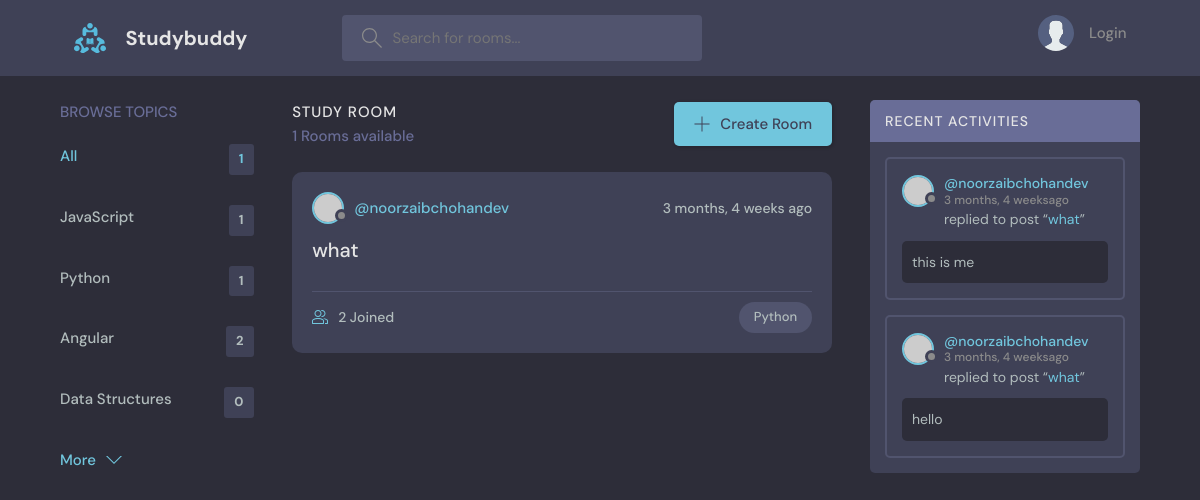
Page /?q=Python on the committed database.
### base/models.py (models this page shows, shortened)
class Topic(models.Model):
    name = models.CharField(max_length=200)

class Room(models.Model):
    host = models.ForeignKey(User, on_delete = models.SET_NULL, null= True)
    topic = models.ForeignKey(Topic, on_delete = models.SET_NULL, null = True)
    name = models.CharField(max_length=200)
    description = models.TextField(null=True,blank=True)
    participants = models.ManyToManyField(User, related_name='participants', blank=True)
    updated = models.DateTimeField(auto_now=True)
    created = models.DateTimeField(auto_now_add= True)
    class Meta:
        ordering = ['-updated','-created']
    def __str__(self):
        return self.name

class Message(models.Model):
    user = models.ForeignKey(User,on_delete = models.CASCADE)
    room = models.ForeignKey(Room, on_delete = models.CASCADE)
    body = models.TextField(default='')
    updated = models.DateTimeField(auto_now = True)
    created = models.DateTimeField(auto_now_add = True)
    class Meta:
        ordering = ['-updated','-created']

### base/views.py (the view)
# urls.py: path('', views.HomeView.as_view() , name="home"),
class HomeView(View):
    template_name = 'base/home.html'
    def get(self,request):
        q = request.GET.get('q','')
        rooms = Room.objects.filter(
            Q(topic__name__icontains=q) |  # Q () is used for & , | operations in query
            Q(name__icontains=q) |
            Q(description__icontains=q)
        )
        topics = Topic.objects.all()[0:4] #this is only preview 5 topics by default
        room_count = rooms.count() #logic for showing total rooms
        room_messages = Message.objects.filter(Q(room__topic__name__icontains=q))
        context = {'rooms': rooms,'topics': topics, 'room_count':room_count, 'room_messages' :room_messages}
        return render(request, self.template_name , context)

### base/templates/base/home.html (shortened to what this page needs)
{% extends 'main.html'  %}
{% block content %}
<main class="layout layout--3">
  <div class="container">
    <div>    {% include 'base/topics_component.html' %}
    </div>
    <div class="roomList">
      <div class="roomList__header">
        <div>
          <h2>Study Room</h2>
          <p>{{room_count}} Rooms available</p>
        </div>
        <a class="btn btn--main" href="{% url 'create_room' %}">
          <svg version="1.1" xmlns="http://www.w3.org/2000/svg" width="32" height="32" viewBox="0 0 32 32">
            <title>add</title>
            <path
              d="M16.943 0.943h-1.885v14.115h-14.115v1.885h14.115v14.115h1.885v-14.115h14.115v-1.885h-14.115v-14.115z"
            ></path>
          </svg>
          Create Room
        </a>
      </div>
      {% include 'base/feed_component.html' %}
    </div>
    <div>    {% include 'base/activity_component.html' %}
    </div>
  </div>
</main>
{% endblock %}

### base/templates/base/topics_component.html
<div class="topics">
    <div class="topics__header">
      <h2>Browse Topics</h2>
    </div>
    <ul class="topics__list">
      <li>
        <a href="{% url 'home' %}" class="active">All <span>{{room_count}}</span></a>
      </li>
      {% for topic in topics %}
      <li>
        <a href="{% url 'home' %}?q={{topic.name}}">{{topic.name}}<span>{{topic.room_set.all.count}}</span></a>
      </li>
      {% endfor %}
    </ul>
    <a class="btn btn--link" href="{% url 'topics' %}">
      More
      <svg version="1.1" xmlns="http://www.w3.org/2000/svg" width="32" height="32" viewBox="0 0 32 32">
        <title>chevron-down</title>
        <path d="M16 21l-13-13h-3l16 16 16-16h-3l-13 13z"></path>
      </svg>
    </a>
  </div>

### base/templates/base/feed_component.html (shortened to what this page needs)
{% for room in rooms %}
<div class="roomListRoom">
    <div class="roomListRoom__header">
      {% if room.host %}
      <a href="{% url 'user_profile' room.host.id %}" class="roomListRoom__author">
        <div class="avatar avatar--small">
          <img src="https://randomuser.me/api/portraits/women/11.jpg" />
        </div>
        <span>@{{room.host.username}}</span>
      </a>
      {% else %}
      <span class="roomListRoom__author">Unknown User</span>
      {% endif %}
      <div class="roomListRoom__actions">
        <span>{{room.created|timesince}} ago</span>
      </div>
    </div>
    <div class="roomListRoom__content">
      <a href="{% url 'room' room.id %}">{{room.name}}</a>
    </div>
    <div class="roomListRoom__meta">
      <a href="{% url 'room' room.id %}" class="roomListRoom__joined">
        {{room.participants.all.count}} Joined
      </a>
      <p class="roomListRoom__topic">{{room.topic.name}}</p>
    </div>
  </div>
{% endfor %}

### base/templates/base/activity_component.html (shortened to what this page needs)
<div class="activities">
    <div class="activities__header">
      <h2>Recent Activities</h2>
    </div>
  {% for message in room_messages %}
    <div class="activities__box">
      <div class="activities__boxHeader roomListRoom__header">
        <a href="{% url 'user_profile' message.user.id %}" class="roomListRoom__author">
          <div class="avatar avatar--small">
            <img src="https://randomuser.me/api/portraits/women/11.jpg" />
          </div>
          <p>
            @{{message.user}}
            <span>{{message.created|timesince}}ago</span>
          </p>
        </a>
      </div>
      <div class="activities__boxContent">
        <p>replied to post “<a href="{% url 'room' message.room.id %}">{{message.room}}</a>”</p>
        <div class="activities__boxRoomContent">
          {{message.body}}
        </div>
      </div>
    </div>
  {% endfor %}
</div>

### rows in the picture
Topic: name "JavaScript", room_set.all.count "1"
Topic: name "Python", room_set.all.count "1"
Topic: name "Angular", room_set.all.count "2"
Topic: name "Data Structures", room_set.all.count "0"
Room: host.username "noorzaibchohandev", created "3 months, 4 weeks", name "what", participants.all.count "2", topic.name "Python"
Message: user "noorzaibchohandev", created "3 months, 4 weeks", room "what", body "this is me"
Message: user "noorzaibchohandev", created "3 months, 4 weeks", room "what", body "hello"

### other values in the picture
{{ room_count }} "1"
